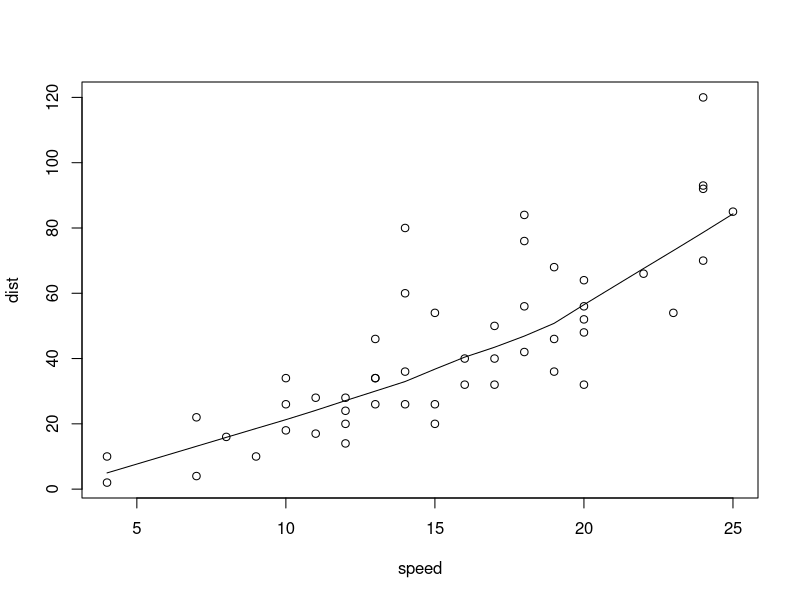
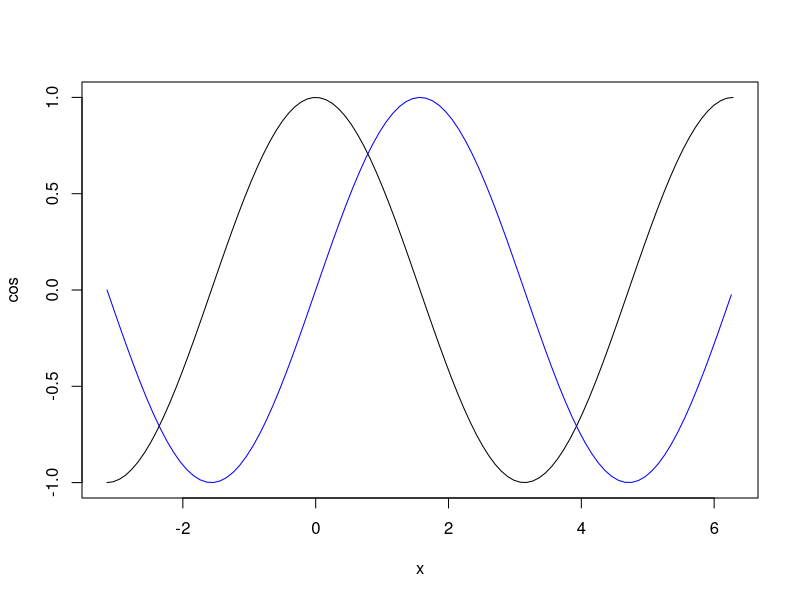
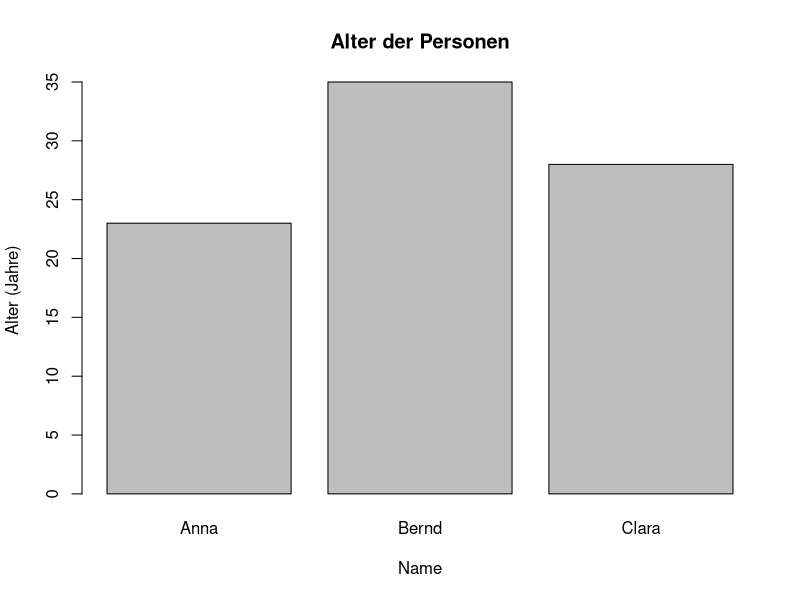

Generate these figures, in order, with R:
# Grundrechenarten in R

5 + 1  # Addition: Ergebnis 6
6 - 2.6  # Subtraktion: Ergebnis 3.4
# Achtung: R schreibt Dezimalzahlen mit Punkt (2.6), nicht mit Komma.
4 * 0.01  # Multiplikation: Ergebnis 0.04
9 / 8  # Division: Ergebnis 1.125
(3 / 4) * (5 / 8)  # Kombinierte Operation: Ergebnis 0.46875

1 + 5  # Addition: Ergebnis 6

# Arbeiten mit Variablen und Zuweisungen
# R ist eine Objektsprache, was bedeutet, dass Werte Objekten (Variablen) zugewiesen werden.

# Hier wird ein Fehler auftreten, weil die Variable 'a' noch nicht definiert ist:
# a / 10  # Führt zu einem Fehler, weil 'a' nicht definiert ist

# Zuweisung eines Werts zu 'a'
a <- 1 + 5  # 'a' wird der Wert 6 zugewiesen
a  # Ausgabe: 6

# Alternativer Zuweisungsoperator (links nach rechts)
1 -> a  # 'a' wird der Wert 1 zugewiesen
a  # Ausgabe: 1

# Hinweis: In R können Variablen überschrieben werden, wie hier gezeigt.
# Zuerst war 'a' 6, dann wurde es 1.

# Logische Operatoren
3 > 1  # Wahr (TRUE), weil 3 größer als 1 ist
7 < 1  # Falsch (FALSE), weil 7 nicht kleiner als 1 ist
2 == 1  # Falsch (FALSE), weil 2 nicht gleich 1 ist
3 != 1  # Wahr (TRUE), weil 3 nicht gleich 1 ist
1 <= 1  # Wahr (TRUE), weil 1 kleiner oder gleich 1 ist
2 >= 2  # Wahr (TRUE), weil 2 größer oder gleich 2 ist

# Hinweis: Das Ergebnis von logischen Vergleichen ist ein logischer Wert (TRUE oder FALSE).

# Arithmetik mit logischen Werten
(3 > 1) + 1  # TRUE wird als 1 interpretiert, also 1 + 1 = 2

# Arbeiten mit Funktionen
# Eine Funktion ist ein vordefinierter Satz von Anweisungen, die aufgerufen werden können.

# Überprüfen, ob ein Wert NA (Not Available) ist
is.na(100)  # Ergebnis: FALSE, weil 100 nicht NA ist
is.na(NA)  # Ergebnis: TRUE, weil is.na() einen fehlenden Wert erkennt
NA == NA   # Ergebnis: NA. Ein Vergleich mit einem fehlenden Wert ist selbst unbekannt.

# Eigene Funktionen definieren
daniel <- function() {
  return("hello world!")
}

# Aufruf der Funktion
daniel()  # Ausgabe: "hello world!"
daniel  # Zeigt die Definition der Funktion

# Weitere eingebaute Funktionen
sum(2 < 3)  # Summe von TRUE, was als 1 interpretiert wird: Ergebnis 1
sum(10 + 2)  # Summe des Ausdrucks 10 + 2: Ergebnis 12

# Mehrere Werte an die Summe-Funktion übergeben, einschließlich NA
sum(1, 2, 3, 4, 10, NA, na.rm = TRUE)  # NA wird ignoriert, Ergebnis: 20
sum(1, 2, 3, 4, 10, NA)  # Ohne na.rm, Ergebnis ist NA, weil ein NA enthalten ist

# Hilfefunktion in R
?sum  # Zeigt die Dokumentation der Funktion sum() an
help(sum)  # Alternative Methode, um die Hilfe anzuzeigen

# Objektorientierung in R
# Erstellen eines Vektors (Sammlung von Werten desselben Typs)
# a <- 1,3,6,8,10  # Fehler! Absichtlich auskommentiert, sonst bricht das Skript hier ab.
# Das Komma trennt in R die Argumente einer Funktion; Dezimalzahlen schreibt R mit Punkt.
# Mehrere Werte verbindet man mit c() zu einem Vektor:
a <- c(1, 3, 6, 8, 10)
a
hwr <- c(1, 4, 8, 10)  # Ein numerischer Vektor, c heißt concatenate
hwr  # Ausgabe: 1 4 8 10

# Erstellen eines gemischten Vektors
hwr_neu <- c(1, 4, 8, 10.4, "eins")  # Wegen des Textes "eins" werden alle Elemente zu Text
hwr_neu  # Ausgabe: "1" "4" "8" "10.4" "eins"
class(hwr_neu)  # "character": ein Vektor enthält immer nur einen Datentyp

# Ersetzen von "eins" durch das Objekt 'eins', das den numerischen Wert 1 enthält
eins <- 1  # Zuweisung des Werts 1 an das Objekt 'eins'
hwr_neu2 <- c(1, 4, 8, 10, eins)  # Erstellen eines neuen Vektors
hwr_neu2  # Ausgabe: 1 4 8 10 1

# Vektoroperationen
hwr_neu2 / 5  # Jedes Element des Vektors wird durch 5 dividiert

# Summen von Vektoren
sum(hwr)  # Ergebnis: 23 (Summe der Elemente im Vektor hwr)

# Zugriff auf Elemente eines Vektors
hwr[3]  # Ausgabe des dritten Elements: 8

# Logische Operationen auf Vektoren
hwr > 6  # Prüft, ob jedes Element größer als 6 ist
hwr[hwr > 6]  # Gibt nur die Elemente zurück, die größer als 6 sind: 8 und 10

# Struktur von Objekten untersuchen
str(hwr)  # Zeigt die Struktur des Vektors hwr an
str(TRUE)  # Zeigt die Struktur des logischen Werts TRUE


# kurzer Exkurs zum zeichnen und der Hilfe
# umgang mit der hilfe und Beispiele

require(stats) # require prüft das vorhandensein eines paketes und lädt es hier stats
require(graphics) # require prüft das vorhandensein eines paketes und lädt es hier graphics
# wenn ein Fehler ausgegeben wird, dann ist das Paket nicht installiert
# install.packages("graphics", dependencies = TRUE) # installiert das Paket graphics
# Hinweis: stats und graphics gehören zu R selbst und sind immer geladen. Die Zeilen oben
# zeigen nur, wie require() und install.packages() funktionieren. Für stats und graphics
# ist die Installation nie nötig, für Zusatzpakete wie readr funktioniert sie genauso.
plot(cars)  # cars ist ein Beispieldatensatz aus dem Paket datasets, das R immer mitlädt
# plot ist eine Funktion, die ein Streudiagramm erstellt
lines(lowess(cars)) # lines ist eine Funktion, die eine Linie in ein Diagramm zeichnet und 
# lowess ist eine Funktion, die eine geglättete Linie berechnet
# was macht die funktion lowess
? lowess # lowess glättet die Punktwolke lokal: eine geglättete Kurve, keine Gerade durch den Ursprung
? plot
plot(cos, -pi, 2*pi) # see ?plot.function
lines(seq(-pi, 2*pi, by = 0.1), sin(seq(-pi, 2*pi, by = 0.1)), col = "blue") 


# Beispiel für die Erstellung eines einfachen DataFrames
df <- data.frame(
  Name = c("Anna", "Bernd", "Clara"),
  Alter = c(23, 35, 28)
)
df  # Ausgabe des DataFrames
df[1, ]  # Ausgabe der ersten Zeile des DataFrames
df[, 2]  # Ausgabe der zweiten Spalte des DataFrames
# Zugriff auf Spalten eines DataFrames
df$Alter  # Gibt die Alterswerte zurück: 23, 35, 28
mean(df$Alter)  # Durchschnittsalter berechnen: 28.67

# Zusammenfassung der Inhalte eines DataFrames
summary(df)  # Statistische Zusammenfassung des DataFrames

# Visualisierung von Daten
# Erstellen eines einfachen Balkendiagramms
barplot( height = df$Alter, # Höhe der Balken
         names.arg = df$Name, # Namen der Personen
         main = "Alter der Personen", # Titel des Diagramms
         xlab = "Name", ylab = "Alter (Jahre)") # Beschriftung der Achsen
